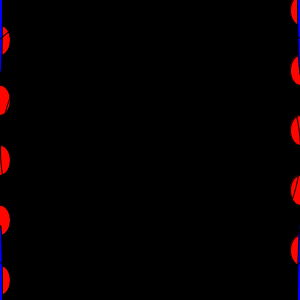
Frame 1 (no input)
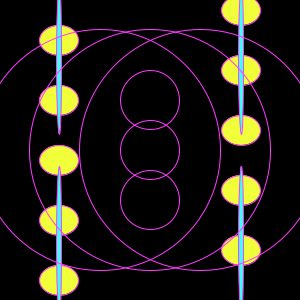
Frame 60 (the mouse pressed at the canvas centre just before this capture)
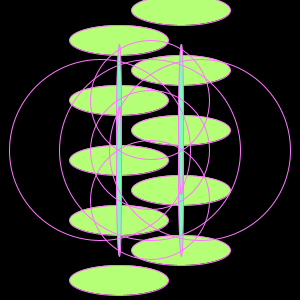
Frame 120 (the mouse held since frame 60 and released just before this capture)

The Processing sketch that drew these frames (run headless with seeded random() and noise(); from frame 60 on, the mouse is pressed at the canvas centre):

// Processing sketch: processing_70254
// ── processing_70254.pde

int x =0;
int z = 300;
int change = 1;
int y = 5;
int a = 0;
int b = 0;
int c = 0;
void setup ()
{
  size (300,300);
}
void draw() 
{
background(0); 
smooth();
fill (z,y,x);
frameRate (200);
ellipse (x,40,-20+x,30);
ellipse (x,100,-20+x,30);
ellipse (x,160,-20+x,30);
ellipse (x,220,-20+x,30);
ellipse (x,280,-20+x,30);
ellipse (z,250,-20+x,30);
ellipse (z,190,-20+x,30);
ellipse (z,130,-20+x,30);
ellipse (z,70,-20+x,30);
ellipse (z,10,-20+x,30);
fill (x,b,z);
ellipse (x,x,5,150);
ellipse (z,z,5,150);
ellipse (z,x,5,150);
ellipse (x,z,5,150);
noFill();
stroke(a,x,c);
strokeWeight(1);
ellipse (150,150,x,x); 
ellipse (150,150,z,z);
ellipse (150,100,x,x);
ellipse (150,200,x,x);
ellipse (200,150,z,z);
ellipse (100,150,z,z);

x = x + change;
z = z - change;
y = y + 5;
a = a + 15;
b = b + 30;
c = c + 60;
if (x>285)
{
  change = -1;
}
if (x<15)
{
  change = 1;
}
if (z<15)
{
  change = -1;
}
if (z>285)
{
  change = 1;
}
}
